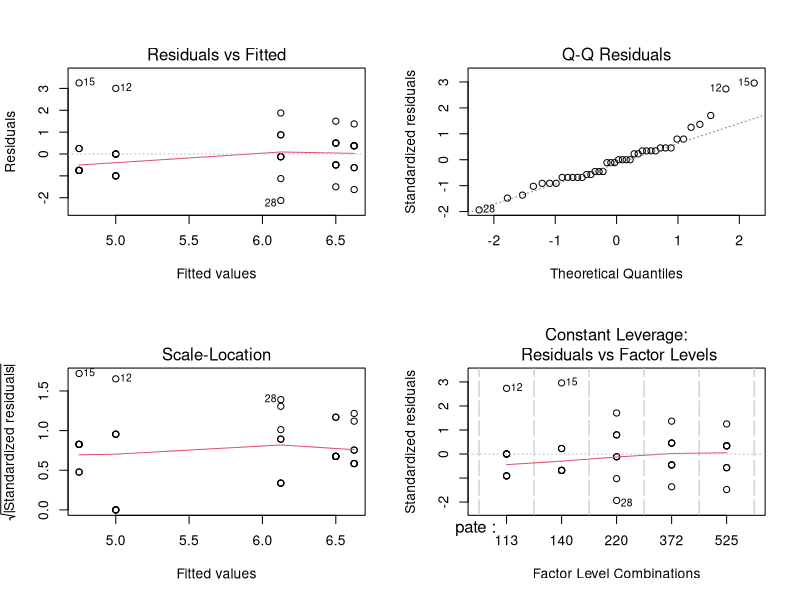
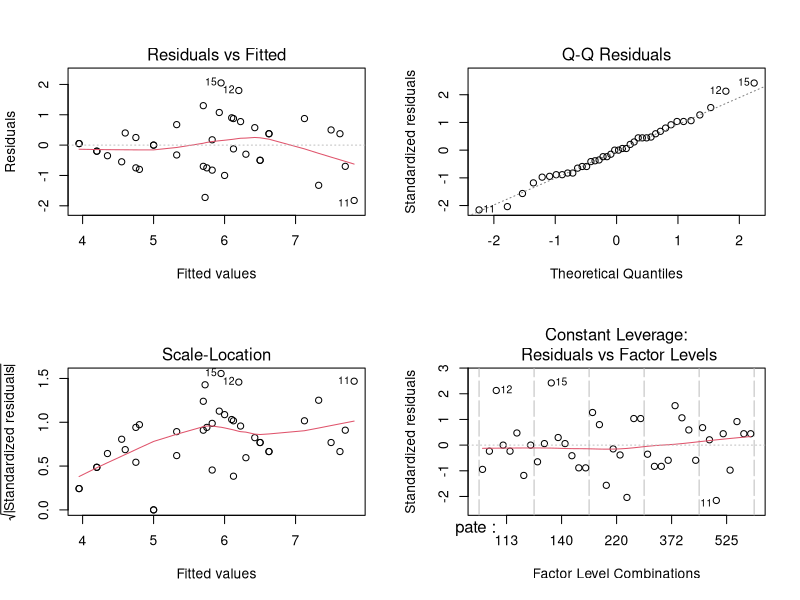

These figures' R source, in order:
# Two way ANOVA
# Test which pate is the best. 

library(doBy)
library(car)
library(emmeans)

data <- read.csv2("PATE.csv")
head(data)
dim(data)
str(data)
summary(data)

data$per <- as.factor(data$per)
data$pate <- as.factor(data$pate)

# Some EDA first (shown in the pdf in Atenea after the lecture).

# a) Find the appropriate linear model assuming the assumptions of the ANOVA model are satisfied. 
#    Perform the corresponding tests and interpret them, including multiple comparisons. Is it
#    necessary to apply any kind of data transformation?.

# As explanatory variables we can use the person and the pate. 
# As response variables we can use color, smell, texture or taste. 

# One-way ANOVA.
model1 <- lm(color~pate, data = data)
summary(model1)

Anova(model1, ty = 3) # Type III anova test. 

par(mfrow = c(2,2))
plot(model1, ask = F)

# Two-way ANOVA. 
model2 <- lm(color~pate+per, data = data)
summary(model2)

Anova(model2, ty = 3) # Type III anova test. 

plot(model2, ask = F)
par(mfrow = c(1,1))

# Need at least two data points in each "cell" to consider interactions, and here we only have one in each "cell".

# b) Compare the results with the ones obtained considering that it may also exists a taster effect.

# c) Are the ANOVA conditions verified?
